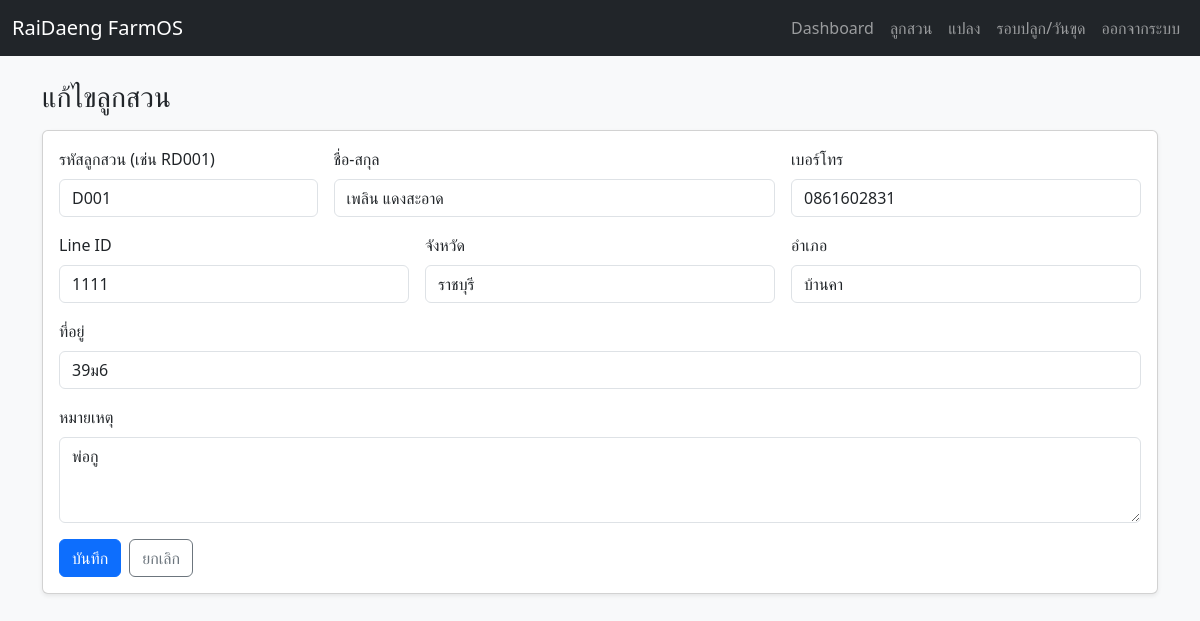
/farmers/1/edit (signed in), run on the app's committed database.
### app.py (models this page shows)
class Farmer(SQLModel, table=True):
    id: Optional[int] = Field(default=None, primary_key=True)
    code: str = Field(index=True, unique=True)  # e.g., RD001
    name: str = Field(index=True)
    phone: str = Field(index=True)
    line_id: Optional[str] = Field(default="")
    province: Optional[str] = Field(default="")
    district: Optional[str] = Field(default="")
    address: Optional[str] = Field(default="")
    notes: Optional[str] = Field(default="")

### app.py (the view)
@app.get("/farmers/{farmer_id}/edit", response_class=HTMLResponse)
def farmer_edit(farmer_id: int, request: Request, user: User = Depends(require_user), session: Session = Depends(get_session)):
    row = session.get(Farmer, farmer_id)
    return templates.TemplateResponse("farmer_form.html", {"request": request, "app": APP_NAME, "mode": "edit", "row": row})

### templates/farmer_form.html
{% extends "base.html" %}
{% block content %}
<h3 class="mb-3">{{ "เพิ่มลูกสวน" if mode=="new" else "แก้ไขลูกสวน" }}</h3>
<div class="card shadow-sm">
  <div class="card-body">
    <form method="post">
      <div class="row g-3">
        <div class="col-md-3">
          <label class="form-label">รหัสลูกสวน (เช่น RD001)</label>
          <input class="form-control" name="code" value="{{ row.code if row else '' }}" required>
        </div>
        <div class="col-md-5">
          <label class="form-label">ชื่อ-สกุล</label>
          <input class="form-control" name="name" value="{{ row.name if row else '' }}" required>
        </div>
        <div class="col-md-4">
          <label class="form-label">เบอร์โทร</label>
          <input class="form-control" name="phone" value="{{ row.phone if row else '' }}" required>
        </div>
        <div class="col-md-4">
          <label class="form-label">Line ID</label>
          <input class="form-control" name="line_id" value="{{ row.line_id if row else '' }}">
        </div>
        <div class="col-md-4">
          <label class="form-label">จังหวัด</label>
          <input class="form-control" name="province" value="{{ row.province if row else '' }}">
        </div>
        <div class="col-md-4">
          <label class="form-label">อำเภอ</label>
          <input class="form-control" name="district" value="{{ row.district if row else '' }}">
        </div>
        <div class="col-12">
          <label class="form-label">ที่อยู่</label>
          <input class="form-control" name="address" value="{{ row.address if row else '' }}">
        </div>
        <div class="col-12">
          <label class="form-label">หมายเหตุ</label>
          <textarea class="form-control" name="notes" rows="3">{{ row.notes if row else '' }}</textarea>
        </div>
      </div>
      <div class="mt-3 d-flex gap-2">
        <button class="btn btn-primary">บันทึก</button>
        <a class="btn btn-outline-secondary" href="/farmers">ยกเลิก</a>
      </div>
    </form>
  </div>
</div>
{% endblock %}

### data on the page
Farmer: code "D001", name "เพลิน แดงสะอาด", phone "0861602831", line_id "1111", province "ราชบุรี", district "บ้านคา", address "39ม6", notes "พ่อกู"

### other printed values
{{ app }} "RaiDaeng FarmOS"
{{ "เพิ่มลูกสวน" if mode=="new" else "แก้ไขลูกสวน" }} "แก้ไขลูกสวน"
